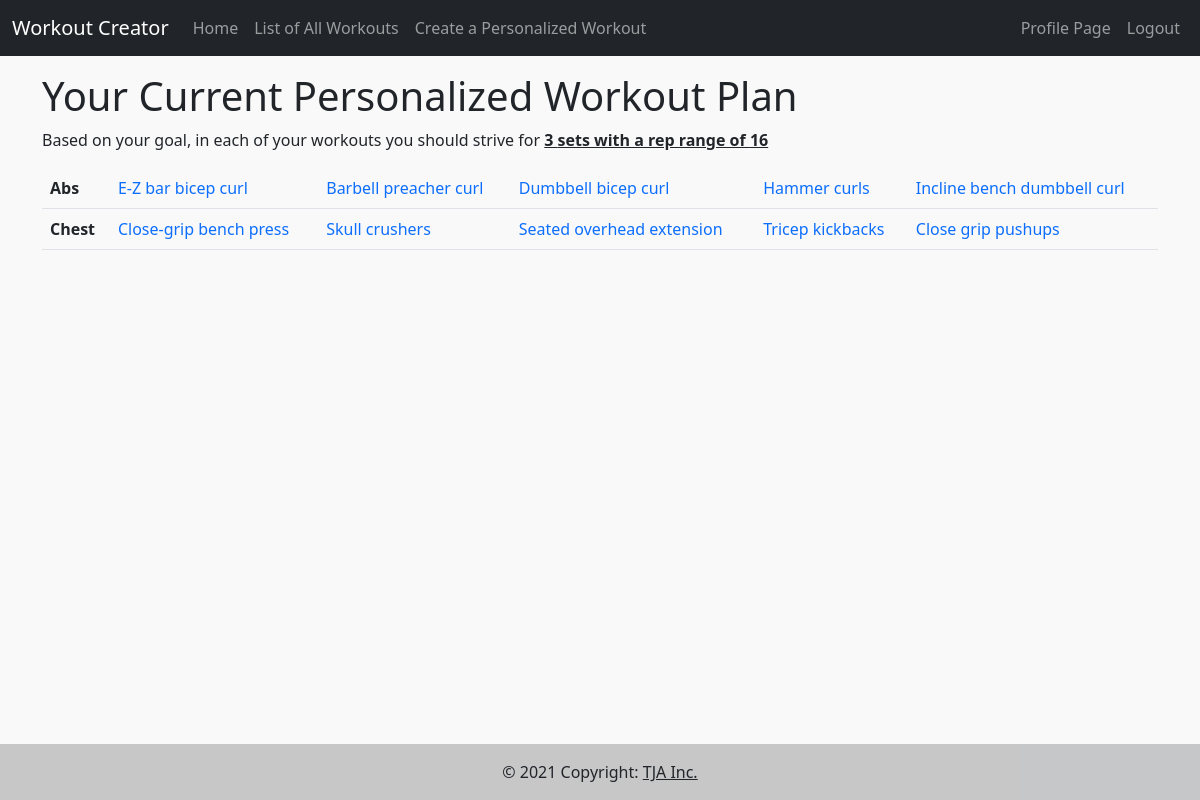
/currentworkout/ (signed in), run on the app's committed database.
### routes.py (models this page shows)
class Userform(db.Model):
    id = db.Column(db.Integer, primary_key=True, autoincrement=True)
    user_id = db.Column(db.Integer, db.ForeignKey('Users.id'))
    userform = db.relationship('User', foreign_keys='Userform.user_id')
    gender = db.Column(db.Unicode, nullable=False)
    age = db.Column(db.Integer, nullable=False)
    weight = db.Column(db.Float, nullable=False)
    height = db.Column(db.Float, nullable=False)
    areaOfFocus = db.Column(db.Unicode, nullable=False)
    goals = db.Column(db.Unicode, nullable=False)
    numberofsets = db.Column(db.Integer, nullable=False)

class Biceps(db.Model):
    id = db.Column(db.Integer, primary_key=True, autoincrement=True)
    workouts = db.Column(db.Unicode)
    link_to_wo = db.Column(db.Unicode)

class Triceps(db.Model):
    id = db.Column(db.Integer, primary_key=True, autoincrement=True)
    workouts = db.Column(db.Unicode)
    link_to_wo = db.Column(db.Unicode)

### routes.py (the view)
@ app.route("/currentworkout/")
@ login_required
def current_workout():
    userformid = db.session.query(
        Userform.id).filter_by(user=current_user).all()
    length = length_hint(userformid)
    userformid = userformid[length-1]
    userformid = userformid[0]
    selectedAOF = db.session.query(
        Userform.areaOfFocus).filter_by(id=userformid)
    selectedGoal = db.session.query(
        Userform.goals).filter_by(id=userformid)
    selectedREPS = db.session.query(
        Userform.numberofsets).filter_by(id=userformid)
    resultGoal = selectedGoal[0]
    resultGoal = resultGoal[0]
    resultREPS = selectedREPS[0]
    resultREPS = resultREPS[0]
    stringAOF = selectedAOF[0]
    stringAOF = stringAOF[0]
    resultAOF = stringAOF.split()
    abs = False
    chest = False
    back = False
    biceps = False
    triceps = False
    shoulders = False
    legs = False
    listAOF = []
    for x in resultAOF:
        if (x.lower() == "abs"):
            listAOF.append("abs")
        if (x.lower() == "chest"):
            listAOF.append("chest")
        if (x.lower() == "back"):
            listAOF.append("back")
        if (x.lower() == "biceps"):
            listAOF.append("biceps")
        if (x.lower() == "triceps"):
            listAOF.append("triceps")
        if (x.lower() == "shoulders"):
            listAOF.append("shoulders")
        if (x.lower() == "legs"):
            listAOF.append("legs")
    listOfSelectedWO = db.session.query(
        Workouts.abs, Workouts.chest, Workouts.back,
        Workouts.biceps, Workouts.triceps, Workouts.shoulders,
        Workouts.legs).filter_by(user=current_user).first()
    resultWO = []
    if(listOfSelectedWO[0]):
        abslist = db.session.query(Abs.workouts, Abs.link_to_wo).all()
        resultWO.append(abslist)
    if(listOfSelectedWO[1]):
        chestlist = db.session.query(Chest.workouts, Chest.link_to_wo).all()
        resultWO.append(chestlist)
    if(listOfSelectedWO[2]):
        backlist = db.session.query(Back.workouts, Back.link_to_wo).all()
        resultWO.append(backlist)
    if(listOfSelectedWO[3]):
        bicepslist = db.session.query(Biceps.workouts, Biceps.link_to_wo).all()
        resultWO.append(bicepslist)
    if(listOfSelectedWO[4]):
        tricepslist = db.session.query(
            Triceps.workouts, Triceps.link_to_wo).all()
        resultWO.append(tricepslist)
    if(listOfSelectedWO[5]):
        shoulderslist = db.session.query(
            Shoulders.workouts, Shoulders.link_to_wo).all()
        resultWO.append(shoulderslist)
    if(listOfSelectedWO[6]):
        legslist = db.session.query(Legs.workouts, Legs.link_to_wo).all()
        resultWO.append(legslist)
    db.session.commit()
    return render_template("currentworkout.j2", listAOF_resultWO=zip(listAOF, resultWO), selectedGoal=resultGoal, selectedREPS=resultREPS)

### routes.py (called while the page is built)
@app.login_manager.user_loader
def load_user(uid):
    return User.query.get(int(uid))

### templates/currentworkout.j2 (shortened to what this page needs)
<!doctype html>
<html lang="en">
    <head>
        <link href="https://cdn.jsdelivr.net/npm/bootstrap@5.1.1/dist/css/bootstrap.min.css" rel="stylesheet">
        <link rel="stylesheet" href= "/static/styles/WO.css">
    </head>
    <body>
        <nav class="navbar navbar-expand-md sticky-top navbar-dark bg-dark">
            <div class="container-fluid">
                <a class="navbar-brand" href="/home/">Workout Creator</a>
                <div class="collapse navbar-collapse" id="navbarNav">
                    <ul class="navbar-nav">
                        <li class="nav-item">
                            <a class="nav-link" href="/home/">Home</a>
                        </li>
                        <li class="nav-item">
                            <a class="nav-link" href="/workouts/">List of All Workouts</a>
                        </li>
                        <li class="nav-item">
                            <a class="nav-link" href="/workoutform/">Create a Personalized Workout</a>
                        </li>
                    </ul>
                        <ul class="navbar-nav ms-auto">
                            <li class="nav-item">
                            <a class="nav-link" href="/profile/">Profile Page</a>
                        </li>
                        <li class="nav-item">
                            <a class="nav-link" href="/logout/">Logout</a>
                        </li>
                    </ul>
                </div>
            </div>
        </nav>
        <main>
            <div class="container mt-3">
                <h1>Your Current Personalized Workout Plan</h1>
                <p>Based on your goal, in each of your workouts you should strive for <span class= "p1 text-decoration-underline bold"> {{selectedREPS}} sets with a rep range of {{selectedGoal}}</span></p>
            <table class="table table-striped">
                <thead>
                    {%for z,x in listAOF_resultWO%}
                    <tr>
                        <th>{{z|capitalize}}</th>
                        {%for y in x%}
                        <td><a class = "text-decoration-none" href = "{{y.1}}">{{y.0}}</a></td>
                    {%endfor%}
                    </tr>
                {%endfor%}
                </thead>
            </table>
            <div class= "container">
                <br><br><br>
            </div>
        </main>
    </body>
    <footer class="bg-light text-center fixed-bottom text-lg-start">
        <div class="text-center p-3" style="background-color: rgba(0, 0, 0, 0.2);">
            © 2021 Copyright:
            <a class="text-dark">TJA Inc.</a>
        </div>
    </footer>
</html>

### static/styles/WO.css (style rules this page uses)
body { background-color:rgba(0, 0, 0, 0.025); }
.p1 { font-weight: bold; }

### data on the page
Userform: goals "16"
Biceps: workouts "E-Z bar bicep curl"
Biceps: workouts "Barbell preacher curl"
Biceps: workouts "Dumbbell bicep curl"
Biceps: workouts "Hammer curls"
Biceps: workouts "Incline bench dumbbell curl"
Triceps: workouts "Close-grip bench press"
Triceps: workouts "Skull crushers"
Triceps: workouts "Seated overhead extension"
Triceps: workouts "Tricep kickbacks"
Triceps: workouts "Close grip pushups"

### other printed values
{{ selectedREPS }} "3"
{{ z|capitalize }} "Abs" "Chest"
